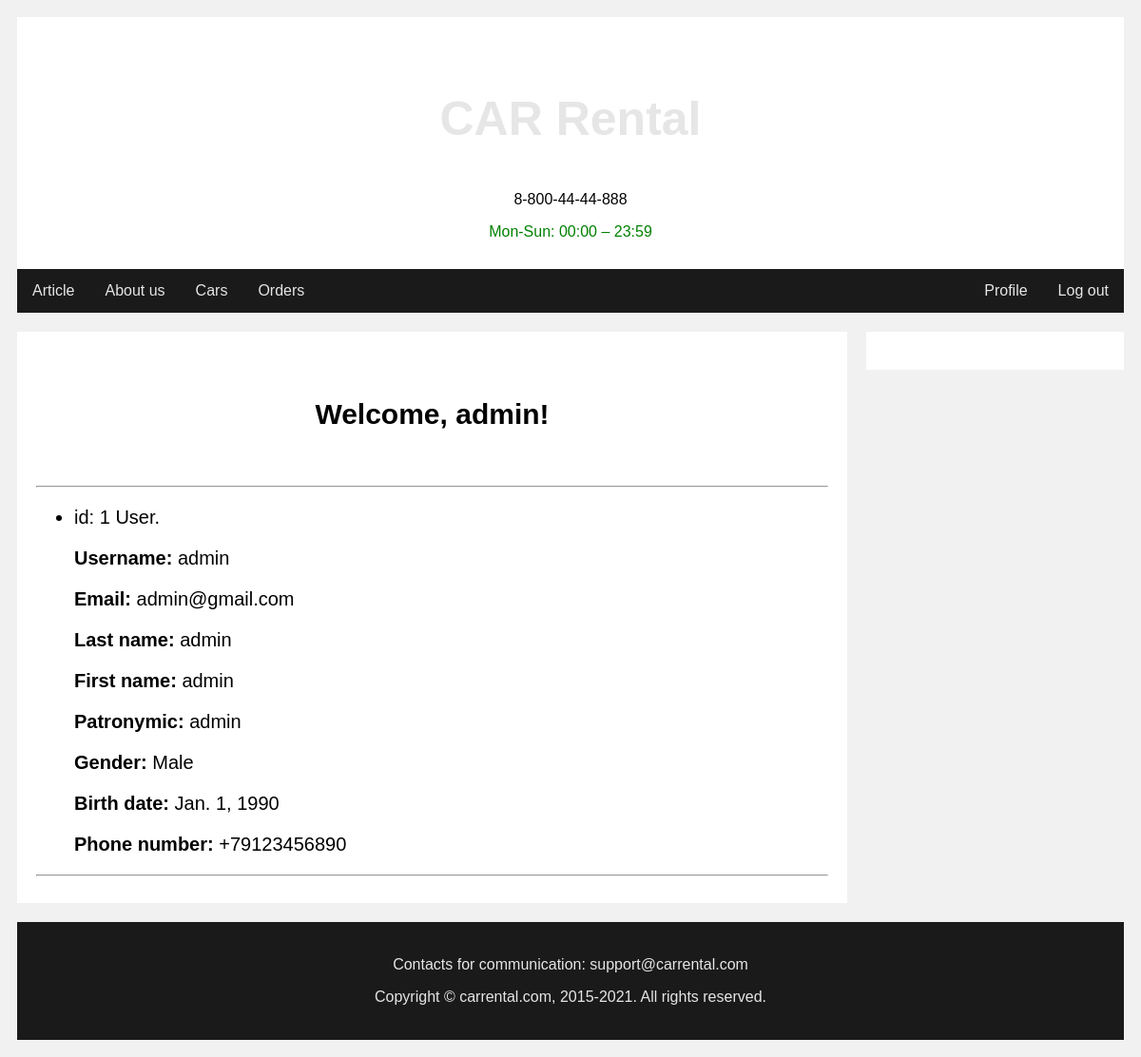
Screenshot of /overview/profile/ (signed in) with the database file from the repository.
### b_user/models.py (models this page shows, shortened)
class User(AbstractUser):
    id = models.BigAutoField(
        auto_created=True,
        primary_key=True,
        serialize=False,
        verbose_name='ID',
        db_column='id'
    )
    username = models.CharField(
        error_messages={'unique': 'A user with that username already exists.'},
        help_text='Required. 150 characters or fewer. Letters, digits and @/./+/-/_ only.',
        max_length=150,
        unique=True,
        validators=[UnicodeUsernameValidator()],
        verbose_name='username'
    )
    email = models.EmailField(
        unique=True,
        verbose_name='Email',
        db_column='email'
    )
    password = models.CharField(
        max_length=128,
        validators=[MinLengthValidator(4)],
        verbose_name='Password',
        db_column='password'
    )
    last_login = models.DateTimeField(
        blank=True,
        null=True,
        verbose_name='last login'
    )
    is_superuser = models.BooleanField(
        default=False,
        help_text='Designates that this user has all permissions without explicitly assigning them.',
        verbose_name='superuser status'
    )
    is_staff = models.BooleanField(
        default=False,
        help_text='Designates whether the user can log into this admin site.',
        verbose_name='staff status'
    )
    is_active = models.BooleanField(
        default=True,
        help_text='Designates whether this user should be treated as active. Unselect this instead of deleting accounts.',
        verbose_name='active'
    )
    date_joined = models.DateTimeField(
        default=timezone.now,
        verbose_name='date joined',
        db_column='date_joined'
    )
    ALPHA = RegexValidator(r'^[a-zA-Zа-яА-Я]*$', 'Only alpha characters are allowed.')
    last_name = models.CharField(
        max_length=60,
        validators=[ALPHA],
        verbose_name='Last name',
        db_column='last_name'
    )
    first_name = models.CharField(
        max_length=60,
        validators=[ALPHA],
        verbose_name='First name',
        db_column='first_name'
    )
    patronymic = models.CharField(
        max_length=60,
        validators=[ALPHA],
        null=True,
        blank=True,
        verbose_name='Patronymic',
        db_column='patronymic'
    )
    date_of_birth = models.DateField(
        verbose_name='Date of birth',
        db_column='date_of_birth'
    )
    GENDER = [
        ('Male', 'Male'),
        ('Female', 'Female'),
        ('Other', 'Other'),
    ]
    gender = models.CharField(
        max_length=7,
        choices=GENDER,
        verbose_name='Gender',
        db_column='gender'
    )
    NUMERIC = RegexValidator(r'^[0-9+]*$', 'Only numeric characters are allowed.')
    phone_number = models.CharField(
        max_length=12,
        validators=[MinLengthValidator(12), NUMERIC],
        unique=True,
        verbose_name='Phone number',
        db_column='phone_number'
    )
    class Meta:
        verbose_name = 'user'
        verbose_name_plural = 'Users'
        db_table = 'users'

### b_user/views.py (the view)
# urls.py: path('overview/profile/', profile_user, name='profile'),
def profile_user(request):
    args = {'user': request.user}
    return render(request, 'b_user/detail_view/user_profile_overview.html', args)

### templates/b_user/detail_view/user_profile_overview.html (shortened to what this page needs)
{% extends 'website/base_site_1_user.html' %} {% load crispy_forms_tags %} {% block title %} id: {{ user.id }} User {% endblock title %} {% block left_main %}
<div>
    <div class='header'>
        <h1 style="font-size: 30px">Welcome, {{ user.first_name }}!</h1>
    </div>
    <hr />
    <ul style="font-size: 20px">
        <li>id: {{ user.id }} User.
            <p><strong>Username:</strong> {{ user.username }}</p>
            <p><strong>Email:</strong> {{ user.email }}</p>
            <p><strong>Last name:</strong> {{ user.last_name }}</p>
            <p><strong>First name:</strong> {{ user.first_name }}</p>
            <p><strong>Patronymic:</strong> {{ user.patronymic }}</p>
            <p><strong>Gender:</strong> {{ user.gender }}</p>
            <p><strong>Birth date:</strong> {{ user.date_of_birth }}</p>
            <p><strong>Phone number:</strong> {{ user.phone_number }}</p>
        </li>
    </ul>
    <hr />
</div>
{% endblock left_main %}

### templates/website/base_site_1_user.html (style rules this page uses)
* { box-sizing: border-box; }
body { font-family: Arial; padding: 10px; background: #f1f1f1; }
.header { padding: 30px; text-align: center; background: white; }
.header h1 { font-size: 50px; }

### rows the page displays
User: first_name "admin", id "1", username "admin", email "admin@gmail.com", last_name "admin", patronymic "admin", gender "Male", date_of_birth "Jan. 1, 1990", phone_number "+79123456890"
